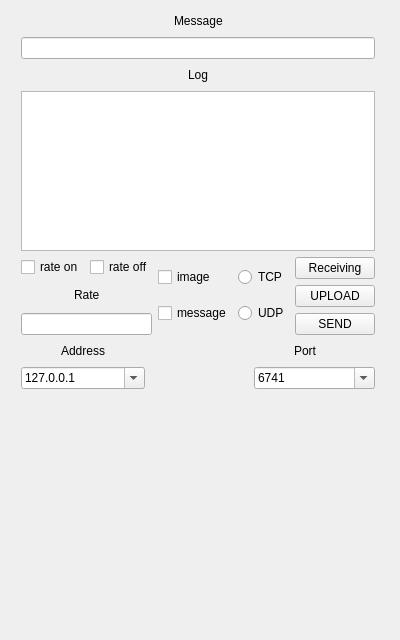
<?xml version="1.0" encoding="UTF-8"?>
<ui version="4.0">
 <class>MainWindow</class>
 <widget class="QMainWindow" name="MainWindow">
  <property name="geometry">
   <rect>
    <x>0</x>
    <y>0</y>
    <width>400</width>
    <height>640</height>
   </rect>
  </property>
  <property name="windowTitle">
   <string>Nmea</string>
  </property>
  <property name="autoFillBackground">
   <bool>true</bool>
  </property>
  <property name="animated">
   <bool>false</bool>
  </property>
  <widget class="QWidget" name="centralWidget">
   <widget class="QWidget" name="layoutWidget">
    <property name="geometry">
     <rect>
      <x>10</x>
      <y>0</y>
      <width>376</width>
      <height>400</height>
     </rect>
    </property>
    <layout class="QVBoxLayout" name="verticalLayout_6">
     <item>
      <layout class="QHBoxLayout" name="horizontalLayout_9">
       <item>
        <spacer name="horizontalSpacer_12">
         <property name="orientation">
          <enum>Qt::Horizontal</enum>
         </property>
         <property name="sizeHint" stdset="0">
          <size>
           <width>40</width>
           <height>20</height>
          </size>
         </property>
        </spacer>
       </item>
       <item>
        <widget class="QLabel" name="text">
         <property name="text">
          <string>Message</string>
         </property>
        </widget>
       </item>
       <item>
        <spacer name="horizontalSpacer_11">
         <property name="orientation">
          <enum>Qt::Horizontal</enum>
         </property>
         <property name="sizeHint" stdset="0">
          <size>
           <width>40</width>
           <height>20</height>
          </size>
         </property>
        </spacer>
       </item>
      </layout>
     </item>
     <item>
      <widget class="QLineEdit" name="message"/>
     </item>
     <item>
      <layout class="QHBoxLayout" name="horizontalLayout_8">
       <item>
        <spacer name="horizontalSpacer_9">
         <property name="orientation">
          <enum>Qt::Horizontal</enum>
         </property>
         <property name="sizeHint" stdset="0">
          <size>
           <width>40</width>
           <height>20</height>
          </size>
         </property>
        </spacer>
       </item>
       <item>
        <widget class="QLabel" name="log">
         <property name="text">
          <string>Log</string>
         </property>
        </widget>
       </item>
       <item>
        <spacer name="horizontalSpacer_10">
         <property name="orientation">
          <enum>Qt::Horizontal</enum>
         </property>
         <property name="sizeHint" stdset="0">
          <size>
           <width>40</width>
           <height>20</height>
          </size>
         </property>
        </spacer>
       </item>
      </layout>
     </item>
     <item>
      <widget class="QTextEdit" name="logList"/>
     </item>
     <item>
      <layout class="QHBoxLayout" name="horizontalLayout_3">
       <item>
        <layout class="QHBoxLayout" name="horizontalLayout_2">
         <item>
          <layout class="QVBoxLayout" name="verticalLayout_4"/>
         </item>
         <item>
          <layout class="QVBoxLayout" name="verticalLayout_5">
           <item>
            <layout class="QHBoxLayout" name="horizontalLayout_10">
             <item>
              <widget class="QCheckBox" name="checkRateOn">
               <property name="text">
                <string>rate on</string>
               </property>
              </widget>
             </item>
             <item>
              <widget class="QCheckBox" name="checkRateOff">
               <property name="text">
                <string>rate off</string>
               </property>
              </widget>
             </item>
            </layout>
           </item>
           <item>
            <layout class="QHBoxLayout" name="horizontalLayout_7">
             <item>
              <spacer name="horizontalSpacer_8">
               <property name="orientation">
                <enum>Qt::Horizontal</enum>
               </property>
               <property name="sizeHint" stdset="0">
                <size>
                 <width>40</width>
                 <height>20</height>
                </size>
               </property>
              </spacer>
             </item>
             <item>
              <widget class="QLabel" name="labelRate">
               <property name="text">
                <string>Rate</string>
               </property>
              </widget>
             </item>
             <item>
              <spacer name="horizontalSpacer_7">
               <property name="orientation">
                <enum>Qt::Horizontal</enum>
               </property>
               <property name="sizeHint" stdset="0">
                <size>
                 <width>40</width>
                 <height>20</height>
                </size>
               </property>
              </spacer>
             </item>
            </layout>
           </item>
           <item>
            <widget class="QLineEdit" name="rate"/>
           </item>
          </layout>
         </item>
         <item>
          <spacer name="horizontalSpacer_13">
           <property name="orientation">
            <enum>Qt::Horizontal</enum>
           </property>
           <property name="sizeHint" stdset="0">
            <size>
             <width>40</width>
             <height>20</height>
            </size>
           </property>
          </spacer>
         </item>
         <item>
          <layout class="QVBoxLayout" name="verticalLayout_8">
           <item>
            <widget class="QCheckBox" name="rImage">
             <property name="text">
              <string>image</string>
             </property>
            </widget>
           </item>
           <item>
            <widget class="QCheckBox" name="rMessage">
             <property name="text">
              <string>message</string>
             </property>
            </widget>
           </item>
          </layout>
         </item>
         <item>
          <spacer name="horizontalSpacer">
           <property name="orientation">
            <enum>Qt::Horizontal</enum>
           </property>
           <property name="sizeHint" stdset="0">
            <size>
             <width>40</width>
             <height>20</height>
            </size>
           </property>
          </spacer>
         </item>
         <item>
          <layout class="QHBoxLayout" name="horizontalLayout">
           <item>
            <layout class="QVBoxLayout" name="verticalLayout">
             <item>
              <widget class="QRadioButton" name="TCP">
               <property name="text">
                <string>TCP</string>
               </property>
              </widget>
             </item>
             <item>
              <widget class="QRadioButton" name="UDP">
               <property name="text">
                <string>UDP</string>
               </property>
              </widget>
             </item>
            </layout>
           </item>
          </layout>
         </item>
         <item>
          <layout class="QVBoxLayout" name="verticalLayout_7">
           <item>
            <widget class="QPushButton" name="receive">
             <property name="text">
              <string>Receiving</string>
             </property>
             <property name="default">
              <bool>false</bool>
             </property>
            </widget>
           </item>
           <item>
            <widget class="QPushButton" name="upload">
             <property name="text">
              <string>UPLOAD</string>
             </property>
            </widget>
           </item>
           <item>
            <widget class="QPushButton" name="send">
             <property name="text">
              <string>SEND</string>
             </property>
            </widget>
           </item>
          </layout>
         </item>
        </layout>
       </item>
      </layout>
     </item>
     <item>
      <layout class="QHBoxLayout" name="horizontalLayout_6">
       <item>
        <layout class="QVBoxLayout" name="verticalLayout_3">
         <item>
          <layout class="QHBoxLayout" name="horizontalLayout_4">
           <item>
            <spacer name="horizontalSpacer_5">
             <property name="orientation">
              <enum>Qt::Horizontal</enum>
             </property>
             <property name="sizeHint" stdset="0">
              <size>
               <width>40</width>
               <height>20</height>
              </size>
             </property>
            </spacer>
           </item>
           <item>
            <widget class="QLabel" name="labelAddress">
             <property name="text">
              <string>Address</string>
             </property>
            </widget>
           </item>
           <item>
            <spacer name="horizontalSpacer_4">
             <property name="orientation">
              <enum>Qt::Horizontal</enum>
             </property>
             <property name="sizeHint" stdset="0">
              <size>
               <width>40</width>
               <height>20</height>
              </size>
             </property>
            </spacer>
           </item>
          </layout>
         </item>
         <item>
          <widget class="QComboBox" name="address">
           <property name="enabled">
            <bool>true</bool>
           </property>
           <property name="cursor">
            <cursorShape>CrossCursor</cursorShape>
           </property>
           <property name="editable">
            <bool>true</bool>
           </property>
           <property name="currentText">
            <string>127.0.0.1</string>
           </property>
           <property name="duplicatesEnabled">
            <bool>true</bool>
           </property>
          </widget>
         </item>
        </layout>
       </item>
       <item>
        <spacer name="horizontalSpacer_6">
         <property name="orientation">
          <enum>Qt::Horizontal</enum>
         </property>
         <property name="sizeHint" stdset="0">
          <size>
           <width>40</width>
           <height>20</height>
          </size>
         </property>
        </spacer>
       </item>
       <item>
        <layout class="QVBoxLayout" name="verticalLayout_2">
         <item>
          <layout class="QHBoxLayout" name="horizontalLayout_5">
           <item>
            <spacer name="horizontalSpacer_3">
             <property name="orientation">
              <enum>Qt::Horizontal</enum>
             </property>
             <property name="sizeHint" stdset="0">
              <size>
               <width>40</width>
               <height>20</height>
              </size>
             </property>
            </spacer>
           </item>
           <item>
            <widget class="QLabel" name="lablePort">
             <property name="text">
              <string>Port</string>
             </property>
            </widget>
           </item>
           <item>
            <spacer name="horizontalSpacer_2">
             <property name="orientation">
              <enum>Qt::Horizontal</enum>
             </property>
             <property name="sizeHint" stdset="0">
              <size>
               <width>58</width>
               <height>17</height>
              </size>
             </property>
            </spacer>
           </item>
          </layout>
         </item>
         <item>
          <widget class="QComboBox" name="port">
           <property name="editable">
            <bool>true</bool>
           </property>
           <property name="currentText">
            <string>6741</string>
           </property>
          </widget>
         </item>
        </layout>
       </item>
      </layout>
     </item>
    </layout>
   </widget>
   <widget class="QLabel" name="lol">
    <property name="geometry">
     <rect>
      <x>10</x>
      <y>409</y>
      <width>371</width>
      <height>221</height>
     </rect>
    </property>
    <property name="text">
     <string/>
    </property>
   </widget>
  </widget>
 </widget>
 <layoutdefault spacing="6" margin="11"/>
 <tabstops>
  <tabstop>rate</tabstop>
  <tabstop>TCP</tabstop>
  <tabstop>UDP</tabstop>
  <tabstop>address</tabstop>
  <tabstop>message</tabstop>
  <tabstop>logList</tabstop>
 </tabstops>
 <resources/>
 <connections/>
</ui>
